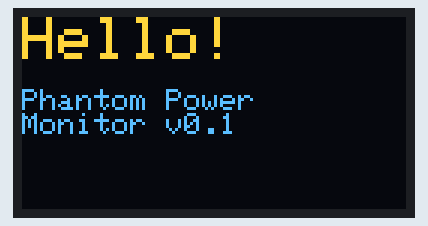
This sketch was run on a simulated ESP32. On the bench: 128×64 one-colour display. The OLED is the two-colour kind (top 16 rows yellow); what the sketch prints to the serial monitor is not drawn.

Above: at 0.1 s.

The sketch:

oled_hello.ino
```cpp
#include <Wire.h>
#include <Adafruit_GFX.h>
#include <Adafruit_SSD1306.h>

Adafruit_SSD1306 display(128, 64, &Wire, -1);

void setup() {
  Serial.begin(115200);
  Wire.begin(21, 22);   // SDA = D21, SCL = D22

  if (!display.begin(SSD1306_SWITCHCAPVCC, 0x3C)) {
    Serial.println("OLED not found - check wiring");
    while (true) delay(1000);
  }

  display.clearDisplay();
  display.setTextColor(SSD1306_WHITE);

  display.setTextSize(2);
  display.setCursor(0, 0);
  display.println("Hello!");

  display.setTextSize(1);
  display.setCursor(0, 24);
  display.println("Phantom Power");
  display.println("Monitor v0.1");

  display.display();
  Serial.println("OLED OK");
}

void loop() {}
```
